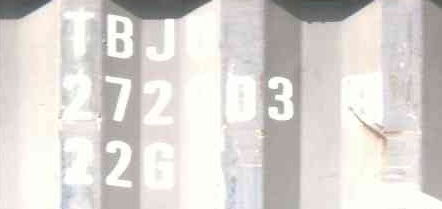
#> input picture 练习/图像处理进阶版/图像融合/src.jpg, 442 x 209 px
$ python '2.图像融合.py'
#> lines starting #> are read from the running program, lines starting #| are printed output that depends on the picture
# -*- coding: UTF-8 -*-
"""
@Project : pythonProject
@File    : 2.图像融合.py
@IDE     : PyCharm
@Author  : FengHuohuo
@Date    : 2022/6/27 17:07
@Function：图像融合通常是指将2张或2张以上的图像信息融合到1张图像上，
融合的图像含有更多的信息，能够更方便人们观察或计算机处理。如下图所示，将两张不清晰的图像融合得到更清晰的图

图像融合是在图像加法的基础上增加了系数和亮度调节量。
图像加法：目标图像 = 图像1 + 图像2
图像融合：目标图像 = 图像1 * 系数1 + 图像2 * 系数2 + 亮度调节量
主要调用的函数是addWeighted，方法如下：
dst = cv2.addWeighter(scr1, alpha, src2, beta, gamma)
dst = src1 * alpha + src2 * beta + gamma
其中参数gamma不能省略
"""
# encoding:utf-8
import cv2
import numpy as np
import matplotlib.pyplot as plt

# 读取图片
src1 = cv2.imread('src.jpg', 0)
#> src1: shape (209, 442); min 72, max 255, mean 216.1
src2 = cv2.imread('MSRCR.jpg', 0)
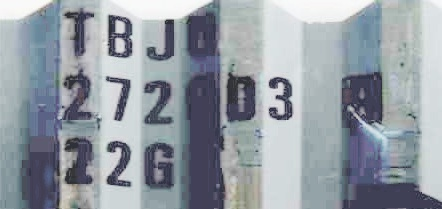
#> input picture 练习/图像处理进阶版/图像融合/MSRCR.jpg, 442 x 209 px
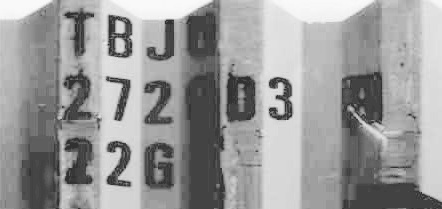
#> src2: shape (209, 442); min 43, max 252, mean 154.3
src2 = 255-src2
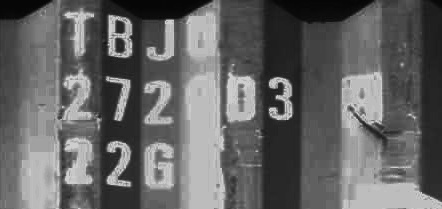
#> src2: shape (209, 442); min 3, max 212, mean 100.7
# 图像融合
result = cv2.addWeighted(src1, 0.3, src2, 0.7, 0)
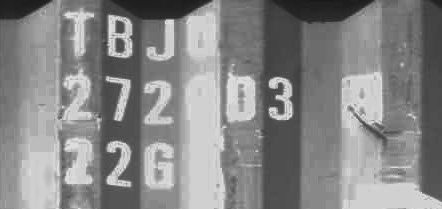
#> result: shape (209, 442); min 25, max 225, mean 135.4

# 显示图像
cv2.imshow("src1", src1)
cv2.imshow("src2", src2)
cv2.imshow("result", result)

# 等待显示
cv2.waitKey(0)
cv2.destroyAllWindows()
